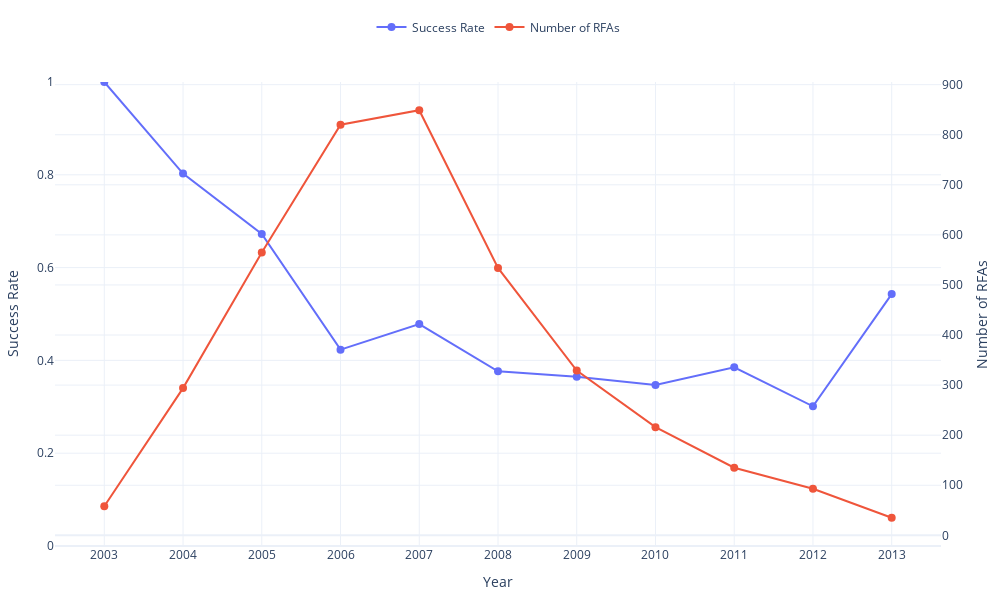

The notebook cell saved with this chart:
### Markdown cell above
## Succes rate over years

### Code cell
from src.scripts.GalPlots import *
plot_success_rates("data/wiki-RfA.txt")

### Figure 1 — Plotly figure (JSON) as saved in the notebook; plotly's stock layout.template omitted (floating-point values rounded to 4 significant figures)
{"data": [{"hovertemplate": "Year: %{x}<br>Success Rate: %{y:.2%}<extra></extra>", "line": {"width": 2}, "marker": {"size": 8}, "mode": "lines+markers", "name": "Success Rate", "type": "scatter", "x": ["2003", "2004", "2005", "2006", "2007", "2008", "2009", "2010", "2011", "2012", "2013"], "y": [1, 0.8027, 0.6726, 0.4232, 0.4782, 0.3764, 0.3647, 0.3472, 0.3852, 0.3011, 0.5429], "yaxis": "y"}, {"hovertemplate": "Year: %{x}<br>RFAs: %{y}<extra></extra>", "line": {"width": 2}, "marker": {"size": 8}, "mode": "lines+markers", "name": "Number of RFAs", "type": "scatter", "x": ["2003", "2004", "2005", "2006", "2007", "2008", "2009", "2010", "2011", "2012", "2013"], "y": [58, 294, 565, 820, 849, 534, 329, 216, 135, 93, 35], "yaxis": "y2"}], "layout": {"height": 600, "legend": {"orientation": "h", "x": 0.5, "xanchor": "center", "y": 1.15}, "margin": {"b": 50, "l": 50, "r": 50, "t": 80}, "width": 1000, "xaxis": {"title": {"text": "Year"}}, "yaxis": {"range": [0, 1], "title": {"text": "Success Rate"}}, "yaxis2": {"overlaying": "y", "side": "right", "title": {"text": "Number of RFAs"}}}}
